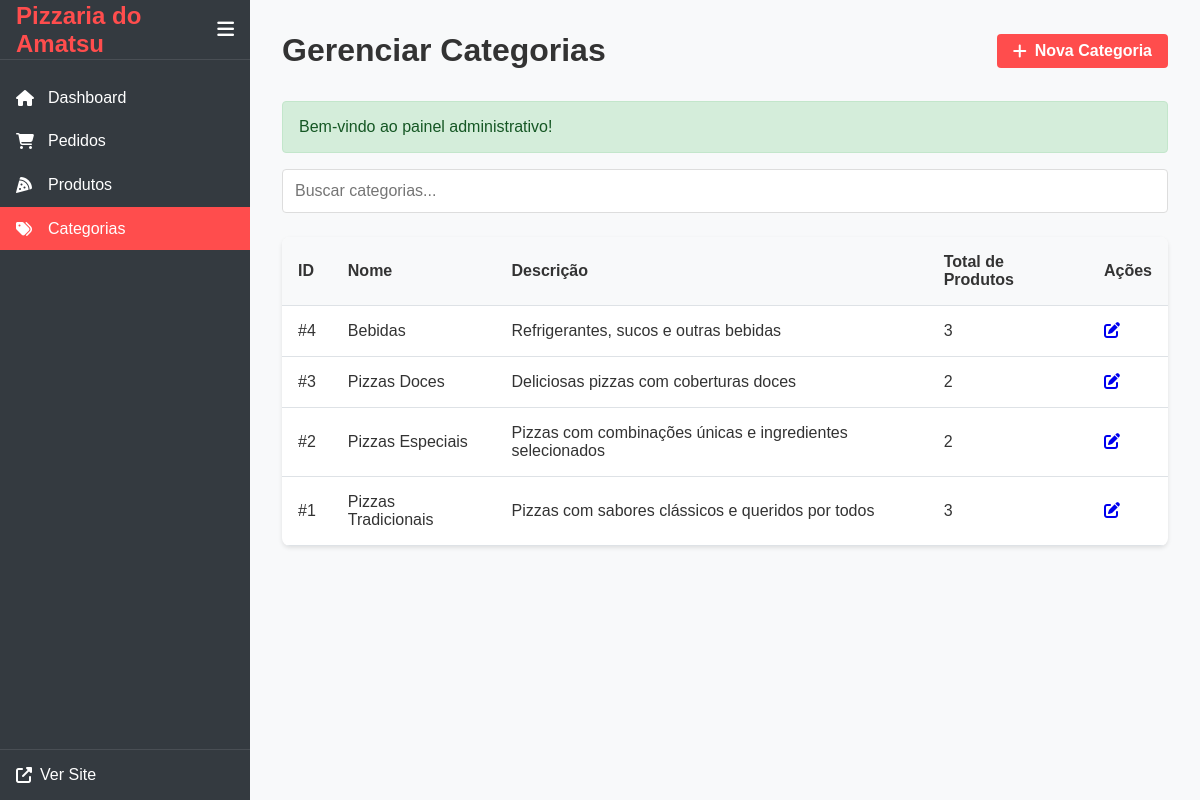
/admin/categorias/listar.php (signed in), run on the app's committed database.
### tables this page shows
CREATE TABLE categorias (
    id INT AUTO_INCREMENT PRIMARY KEY,
    nome VARCHAR(50) NOT NULL UNIQUE,
    descricao TEXT,
    ordem INT DEFAULT 0,
    ativo BOOLEAN NOT NULL DEFAULT TRUE
);

### admin/categorias/listar.php (the view, shortened to what this page needs)
<?php
try {
    $pdo = conectarDB();
    $stmt = $pdo->query("
        SELECT c.*, COUNT(p.id) as total_produtos
        FROM categorias c
        LEFT JOIN produtos p ON c.id = p.categoria_id
        GROUP BY c.id
        ORDER BY c.nome
    ");
    $categorias = $stmt->fetchAll(PDO::FETCH_ASSOC);
} catch (PDOException $e) {
    $erro = "Erro ao carregar categorias: " . $e->getMessage();
}
?>
<!DOCTYPE html>
<html lang="pt-BR">
<head>
    <link rel="stylesheet" href="../../assets/css/admin.css">
    <link rel="stylesheet" href="https://cdnjs.cloudflare.com/ajax/libs/font-awesome/6.5.1/css/all.min.css">
</head>
<body>
    <div class="admin-container">
        <?php include '../includes/sidebar.php'; ?>
        <main class="admin-content">
            <div class="admin-header">
                <h1>Gerenciar Categorias</h1>
                <div class="header-actions">
                    <a href="adicionar.php" class="btn-primary">
                        <i class="fas fa-plus"></i> Nova Categoria
                    </a>
                </div>
            </div>
            <?php if (isset($_SESSION['mensagem'])): ?>
                <div class="alert alert-<?php echo $_SESSION['mensagem']['tipo']; ?>">
                    <?php
                    echo $_SESSION['mensagem']['texto'];
                    ?>
                </div>
            <?php endif; ?>
            <div class="admin-search">
                <input type="text" id="busca" placeholder="Buscar categorias..." class="search-input">
            </div>
            <div class="table-responsive">
                <table class="admin-table">
                    <thead>
                        <tr>
                            <th>ID</th>
                            <th>Nome</th>
                            <th>Descrição</th>
                            <th>Total de Produtos</th>
                            <th>Ações</th>
                        </tr>
                    </thead>
                    <tbody>
                        <?php if (!empty($categorias)): ?>
                            <?php foreach ($categorias as $categoria): ?>
                                <tr>
                                    <td>#<?php echo $categoria['id']; ?></td>
                                    <td><?php echo htmlspecialchars($categoria['nome']); ?></td>
                                    <td><?php echo htmlspecialchars($categoria['descricao']); ?></td>
                                    <td><?php echo $categoria['total_produtos']; ?></td>
                                    <td>
                                        <a href="editar.php?id=<?php echo $categoria['id']; ?>" class="btn-action" title="Editar">
                                            <i class="fas fa-edit"></i>
                                        </a>
                                    </td>
                                </tr>
                            <?php endforeach; ?>
                        <?php else: ?>
                            <tr>
                                <td colspan="5" class="text-center">Nenhuma categoria cadastrada.</td>
                            </tr>
                        <?php endif; ?>
                    </tbody>
                </table>
            </div>
        </main>
    </div>
</body>
</html>

### admin/includes/sidebar.php
<aside class="admin-sidebar">
    <div class="sidebar-header">
        <h2><?php echo SITE_NAME; ?></h2>
        <button id="toggleSidebar" class="toggle-sidebar">
            <i class="fas fa-bars"></i>
        </button>
    </div>
    <nav class="sidebar-nav">
        <ul>
            <li>
                <a href="<?php echo SITE_URL; ?>/admin/dashboard.php" class="<?php echo basename($_SERVER['PHP_SELF']) == 'dashboard.php' ? 'active' : ''; ?>">
                    <i class="fas fa-home"></i>
                    <span>Dashboard</span>
                </a>
            </li>
            <li>
                <a href="<?php echo SITE_URL; ?>/admin/pedidos/listar.php" class="<?php echo strpos($_SERVER['PHP_SELF'], 'pedidos') !== false ? 'active' : ''; ?>">
                    <i class="fas fa-shopping-cart"></i>
                    <span>Pedidos</span>
                </a>
            </li>
            <li>
                <a href="<?php echo SITE_URL; ?>/admin/produtos/listar.php" class="<?php echo strpos($_SERVER['PHP_SELF'], 'produtos') !== false ? 'active' : ''; ?>">
                    <i class="fas fa-pizza-slice"></i>
                    <span>Produtos</span>
                </a>
            </li>
            <li>
                <a href="<?php echo SITE_URL; ?>/admin/categorias/listar.php" class="<?php echo strpos($_SERVER['PHP_SELF'], 'categorias') !== false ? 'active' : ''; ?>">
                    <i class="fas fa-tags"></i>
                    <span>Categorias</span>
                </a>
            </li>
        </ul>
    </nav>
    <div class="sidebar-footer">
        <a href="<?php echo SITE_URL; ?>" target="_blank">
            <i class="fas fa-external-link-alt"></i>
            <span>Ver Site</span>
        </a>
    </div>
</aside>

### assets/css/admin.css (style rules this page uses)
:root { --primary-color: #ff4d4d; --secondary-color: #333; --success-color: #28a745; --warning-color: #ffc107; --danger-color: #dc3545; --info-color: #17a2b8; --light-gray: #f8f9fa; --dark-gray: #343a40; --white: #fff; --sidebar-width: 250px; --header-height: 60px; }
* { margin: 0; padding: 0; box-sizing: border-box; }
body { font-family: 'Arial', sans-serif; background-color: var(--light-gray); color: var(--secondary-color); }
.admin-container { display: flex; min-height: 100vh; }
.admin-sidebar { width: var(--sidebar-width); background-color: var(--dark-gray); color: var(--white); position: fixed; height: 100vh; transition: all 0.3s ease; }
.sidebar-header { height: var(--header-height); padding: 1rem; display: flex; align-items: center; justify-content: space-between; border-bottom: 1px solid rgba(255,255,255,0.1); }
.sidebar-header h2 { font-size: 1.5rem; color: var(--primary-color); }
.toggle-sidebar { background: none; border: none; color: var(--white); cursor: pointer; font-size: 1.2rem; }
.sidebar-nav ul { list-style: none; padding: 1rem 0; }
.sidebar-nav a { display: flex; align-items: center; padding: 0.8rem 1rem; color: var(--white); text-decoration: none; transition: all 0.3s ease; }
.sidebar-nav a:hover, .sidebar-nav a.active { background-color: var(--primary-color); }
.sidebar-nav i { width: 1.5rem; margin-right: 0.5rem; }
.sidebar-footer { padding: 1rem; border-top: 1px solid rgba(255,255,255,0.1); position: absolute; bottom: 0; width: 100%; }
.sidebar-footer a { color: var(--white); text-decoration: none; display: flex; align-items: center; }
.sidebar-footer i { margin-right: 0.5rem; }
.admin-content { flex: 1; margin-left: var(--sidebar-width); padding: 2rem; }
.admin-header { display: flex; justify-content: space-between; align-items: center; margin-bottom: 2rem; }
.header-actions { display: flex; gap: 1rem; }
.btn-primary, .btn-secondary, .btn-danger { display: inline-flex; align-items: center; gap: 0.5rem; padding: 0.5rem 1rem; border-radius: 4px; text-decoration: none; font-weight: 600; cursor: pointer; border: none; transition: all 0.3s ease; }
.btn-primary { background-color: var(--primary-color); color: var(--white); }
.table-responsive { overflow-x: auto; background-color: var(--white); border-radius: 8px; box-shadow: 0 2px 4px rgba(0,0,0,0.1); }
.admin-table { width: 100%; border-collapse: collapse; }
.admin-table th, .admin-table td { padding: 1rem; text-align: left; border-bottom: 1px solid #dee2e6; }
.admin-table th { background-color: var(--light-gray); font-weight: 600; }
.alert { padding: 1rem; margin-bottom: 1rem; border-radius: 4px; }
.alert-success { background-color: #d4edda; color: #155724; border: 1px solid #c3e6cb; }
.admin-search { margin-bottom: 1.5rem; }
.search-input { width: 100%; padding: 0.75rem; border: 1px solid #ddd; border-radius: 4px; font-size: 1rem; }

### data on the page
categorias: id "4", nome "Bebidas", descricao "Refrigerantes, sucos e outras bebidas", total_produtos "3"
categorias: id "3", nome "Pizzas Doces", descricao "Deliciosas pizzas com coberturas doces", total_produtos "2"
categorias: id "2", nome "Pizzas Especiais", descricao "Pizzas com combinações únicas e ingredientes selecionados", total_produtos "2"
categorias: id "1", nome "Pizzas Tradicionais", descricao "Pizzas com sabores clássicos e queridos por todos", total_produtos "3"

### other printed values
SITE_NAME "Pizzaria do Amatsu"
$_SESSION['mensagem']['texto'] "Bem-vindo ao painel administrativo!"
